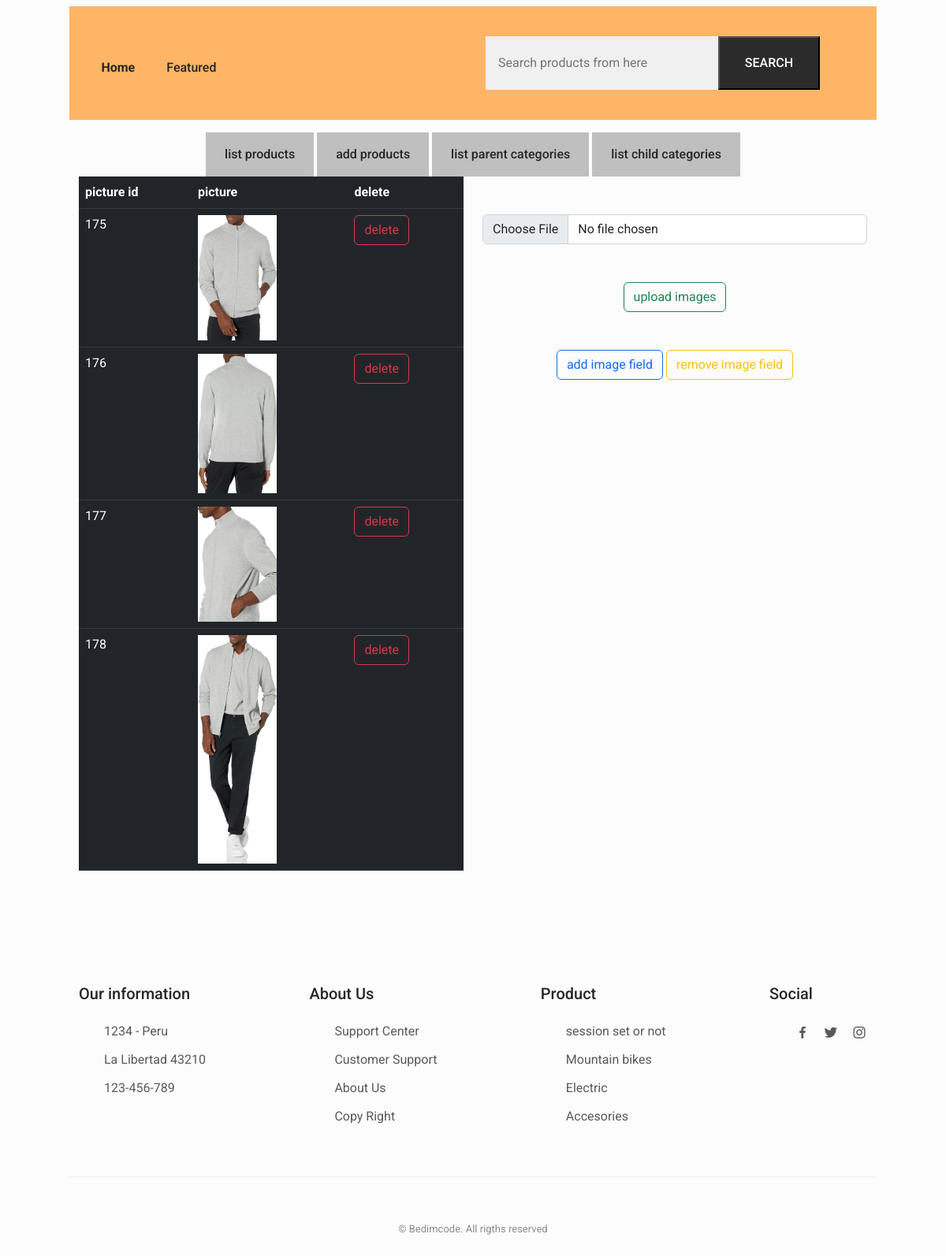
The app's page /products/images/orange-elastic-sweater-for-man-2258-ace-apparel with its own data.
### products/models.py (models this page shows)
class product_image(models.Model):
    i_id=  models.BigAutoField(auto_created=True, primary_key=True, serialize=False,)
    image=models.ImageField(upload_to='images')
    product_id=models.ForeignKey(product,on_delete=models.CASCADE,related_name='p_image')

### products/views4.py (the view, shortened to what this page needs)
# urls.py: path('images/<slug>',images,name="images"),
def images(request,slug):
    try:
        values={}
        products=product.objects.get(slug=slug)
        values.update({'products':products})
        return render(request,'products/images.html',values)
    except Exception as e:
        messages.warning(request,"something went wrong")
        messages.warning(request,e)
        return render(request,'home/notPageFoundError.html')

### templates/products/images.html (shortened to what this page needs)
<!DOCTYPE html>
<html lang="en">
<head>
</head>
<body>
    {% extends 'base/base.html' %}
    {% block start %}
    {% include 'products/menus/menus.html' %}
    <div class="container">
        <div class="row">
            <div class="col-md-6 col-sm-12">
                <center>
                    <table class="table table-dark">
                        <thead>
                          <tr>
                            <th scope="col">picture id</th>
                            <th scope="col">picture</th>
                            <th scope="col">delete</th>
                          </tr>
                        </thead>
                        <tbody>
                            {% for images in products.p_image.all %}
                          <tr>
                            <td>{{images.i_id}}</td>
                            <td>
                                <img src="/media/images/{{images.image}}" style=" width: 100px;" alt="" class="home__img">
                            </td>
                            <td>
                                <a href="{% url 'delete_images' images.i_id %}">
                                <button class=" btn btn-outline-danger">delete</button>
                                </a>
                            </td>
                          </tr>
                        </tbody>
                        {% endfor %}
                      </table>
                    </center>
            </div>
            <div class="col-md-6 col-sm-12">
                <br>
                <br>
                <center>
                    <form action="" method="post" enctype="multipart/form-data">
                    <div  id="add_image">
                    <input type="file" name="image" class="form-control" required src="" alt="">
                    <br>
                </div>
                <br>
                <button type="submit" class=" btn btn-outline-success">upload images</button>
            </form>
                <br>
                <br>
                <button class="btn btn-outline-primary" id="add_image_field">add image field</button>
                <button class="btn btn-outline-warning" id="remove_image_field">remove image field</button></center>
            </div>
        </div>
    </div>
    {% endblock %}

### static/css/styles.css (style rules this page uses)
:root { --header-height: 3.5rem; --first-color: hsl(31, 100%, 70%); --button-color: hsl(0, 0%, 17%); --button-color-alt: hsl(0, 0%, 21%); --title-color: hsl(0, 0%, 15%); --text-color: hsl(0, 0%, 35%); --text-color-light: hsl(0, 0%, 55%); --body-color: hsl(0, 0%, 99%); --container-color: #fff; --border-color: hsl(0, 0%, 94%); --body-font: 'Roboto', sans-serif; --biggest-font-size: 2rem; --h1-font-size: 1.5rem; --h2-font-size: 1.25rem; --h3-font-size: 1rem; --normal-font-size: .938rem; --small-font-size: .813rem; --smaller-font-size: .75rem; --font-medium: 500; --font-bold: 700; --mb-0-5: .5rem; --mb-0-75: .75rem; --mb-1: 1rem; --mb-1-5: 1.5rem; --mb-2: 2rem; --mb-2-5: 2.5rem; --mb-3: 3rem; --z-tooltip: 10; --z-fixed: 100; }
@media screen and (min-width: 968px) { :root { --biggest-font-size: 2.5rem; --h1-font-size: 2.25rem; --h2-font-size: 1.5rem; --h3-font-size: 1.25rem; --normal-font-size: 1rem; --small-font-size: .875rem; --smaller-font-size: .813rem; } }
* { box-sizing: border-box; padding: 0; margin: 0; }
html { scroll-behavior: smooth; }
body, button, input { font-family: var(--body-font); font-size: var(--normal-font-size); }
body { margin: 0; background-color: var(--body-color); color: var(--text-color); transition: .4s; }
a { text-decoration: none; }
img { max-width: 100%; height: auto; }
button { cursor: pointer; border: none; outline: none; }
.container { max-width: 1024px; margin-left: var(--mb-1-5); margin-right: var(--mb-1-5); }
.home__img { width: 240px; }
@media screen and (min-width: 992px) { .home__img { width: 420px; } }
@media screen and (min-width: 1024px) { .container { margin-left: auto; margin-right: auto; } }

### records on screen
product_image: i_id "175", image (picture)
product_image: i_id "176", image (picture)
product_image: i_id "177", image (picture)
product_image: i_id "178", image (picture)
